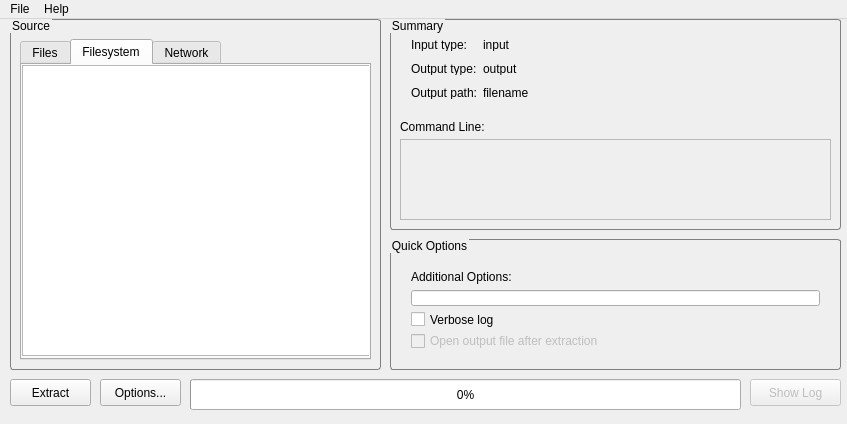
<?xml version="1.0" encoding="UTF-8"?>
<ui version="4.0">
 <class>CCXMainWindow</class>
 <widget class="QMainWindow" name="CCXMainWindow">
  <property name="geometry">
   <rect>
	<x>0</x>
	<y>0</y>
	<width>847</width>
	<height>424</height>
   </rect>
  </property>
  <property name="sizePolicy">
   <sizepolicy hsizetype="Fixed" vsizetype="Fixed">
	<horstretch>0</horstretch>
	<verstretch>0</verstretch>
   </sizepolicy>
  </property>
  <property name="windowTitle">
   <string>CCExtractor GUI Qt 0.1</string>
  </property>
  <property name="windowIcon">
   <iconset resource="ccx-gui-res.qrc">
	<normaloff>:/cc.png</normaloff>:/cc.png</iconset>
  </property>
  <property name="styleSheet">
   <string notr="true">QGroupBox { 
	border: 1px solid gray;
	border-radius: 3px;
	margin-top: 1ex; 
}
QGroupBox::title {
	border: 0px outset gray;
	border-radius: 0px;
	subcontrol-origin: margin;
	color: qlineargradient(x1: 0, y1: 0, x2: 1, y2: 1,
			 stop: 0 #111111, stop: 0.7 #111111, stop: 1 #888888);
	subcontrol-position: top left; 
}</string>
  </property>
  <widget class="QWidget" name="centralWidget">
   <property name="sizePolicy">
	<sizepolicy hsizetype="Fixed" vsizetype="Fixed">
	 <horstretch>0</horstretch>
	 <verstretch>0</verstretch>
	</sizepolicy>
   </property>
   <widget class="QGroupBox" name="gbSource">
	<property name="geometry">
	 <rect>
	  <x>10</x>
	  <y>0</y>
	  <width>371</width>
	  <height>351</height>
	 </rect>
	</property>
	<property name="autoFillBackground">
	 <bool>false</bool>
	</property>
	<property name="styleSheet">
	 <string notr="true"/>
	</property>
	<property name="title">
	 <string>Source</string>
	</property>
	<property name="flat">
	 <bool>false</bool>
	</property>
	<widget class="QTabWidget" name="twSource">
	 <property name="geometry">
	  <rect>
	   <x>10</x>
	   <y>20</y>
	   <width>351</width>
	   <height>321</height>
	  </rect>
	 </property>
	 <property name="currentIndex">
	  <number>1</number>
	 </property>
	 <widget class="QWidget" name="tabFiles">
	  <attribute name="title">
	   <string>Files</string>
	  </attribute>
	  <widget class="QListWidget" name="lwFiles">
	   <property name="geometry">
		<rect>
		 <x>-5</x>
		 <y>0</y>
		 <width>351</width>
		 <height>251</height>
		</rect>
	   </property>
	   <property name="horizontalScrollBarPolicy">
		<enum>Qt::ScrollBarAlwaysOn</enum>
	   </property>
	  </widget>
	  <widget class="QPushButton" name="btnFileRemove">
	   <property name="geometry">
		<rect>
		 <x>200</x>
		 <y>260</y>
		 <width>71</width>
		 <height>27</height>
		</rect>
	   </property>
	   <property name="text">
		<string>Remove</string>
	   </property>
	  </widget>
	  <widget class="QPushButton" name="btnFileAdd">
	   <property name="geometry">
		<rect>
		 <x>280</x>
		 <y>260</y>
		 <width>61</width>
		 <height>27</height>
		</rect>
	   </property>
	   <property name="text">
		<string>Add...</string>
	   </property>
	  </widget>
	 </widget>
	 <widget class="QWidget" name="tabFileSystem">
	  <attribute name="title">
	   <string>Filesystem</string>
	  </attribute>
	  <widget class="QTreeView" name="treeViewFileSystem">
	   <property name="geometry">
		<rect>
		 <x>0</x>
		 <y>0</y>
		 <width>351</width>
		 <height>291</height>
		</rect>
	   </property>
	   <property name="selectionMode">
		<enum>QAbstractItemView::ExtendedSelection</enum>
	   </property>
	   <property name="selectionBehavior">
		<enum>QAbstractItemView::SelectItems</enum>
	   </property>
	  </widget>
	 </widget>
	 <widget class="QWidget" name="tabNetwork">
	  <attribute name="title">
	   <string>Network</string>
	  </attribute>
	  <widget class="QGroupBox" name="gbUDP">
	   <property name="geometry">
		<rect>
		 <x>10</x>
		 <y>10</y>
		 <width>331</width>
		 <height>81</height>
		</rect>
	   </property>
	   <property name="title">
		<string>UDP</string>
	   </property>
	   <widget class="QWidget" name="formLayoutWidget_2">
		<property name="geometry">
		 <rect>
		  <x>10</x>
		  <y>20</y>
		  <width>311</width>
		  <height>61</height>
		 </rect>
		</property>
		<layout class="QFormLayout" name="formLayout_2">
		 <item row="0" column="0">
		  <widget class="QLabel" name="labelSourceUDPHost">
		   <property name="text">
			<string>Host:</string>
		   </property>
		  </widget>
		 </item>
		 <item row="1" column="0">
		  <widget class="QLabel" name="labelSourceUDPPort">
		   <property name="text">
			<string>Port:</string>
		   </property>
		  </widget>
		 </item>
		 <item row="0" column="1">
		  <widget class="QLineEdit" name="leSourceUDPHost"/>
		 </item>
		 <item row="1" column="1">
		  <widget class="QLineEdit" name="leSourceUDPPort"/>
		 </item>
		</layout>
	   </widget>
	  </widget>
	 </widget>
	</widget>
   </widget>
   <widget class="QGroupBox" name="gbSummary">
	<property name="geometry">
	 <rect>
	  <x>390</x>
	  <y>0</y>
	  <width>451</width>
	  <height>211</height>
	 </rect>
	</property>
	<property name="title">
	 <string>Summary</string>
	</property>
	<widget class="QWidget" name="formLayoutWidget">
	 <property name="geometry">
	  <rect>
	   <x>10</x>
	   <y>20</y>
	   <width>431</width>
	   <height>71</height>
	  </rect>
	 </property>
	 <layout class="QFormLayout" name="formLayout">
	  <property name="horizontalSpacing">
	   <number>6</number>
	  </property>
	  <property name="verticalSpacing">
	   <number>12</number>
	  </property>
	  <property name="topMargin">
	   <number>0</number>
	  </property>
	  <item row="0" column="0">
	   <widget class="QLabel" name="labelInput">
		<property name="text">
		 <string>Input type:</string>
		</property>
	   </widget>
	  </item>
	  <item row="0" column="1">
	   <widget class="QLabel" name="labelInputValue">
		<property name="text">
		 <string>input</string>
		</property>
	   </widget>
	  </item>
	  <item row="1" column="0">
	   <widget class="QLabel" name="labelOutput">
		<property name="text">
		 <string>Output type:</string>
		</property>
	   </widget>
	  </item>
	  <item row="1" column="1">
	   <widget class="QLabel" name="labelOutputValue">
		<property name="text">
		 <string>output</string>
		</property>
	   </widget>
	  </item>
	  <item row="2" column="0">
	   <widget class="QLabel" name="labelOutputPath">
		<property name="text">
		 <string>Output path:</string>
		</property>
	   </widget>
	  </item>
	  <item row="2" column="1">
	   <widget class="QLabel" name="labelOutputPathValue">
		<property name="text">
		 <string>filename</string>
		</property>
	   </widget>
	  </item>
	 </layout>
	</widget>
	<widget class="QLabel" name="labelCmd">
	 <property name="geometry">
	  <rect>
	   <x>10</x>
	   <y>100</y>
	   <width>101</width>
	   <height>15</height>
	  </rect>
	 </property>
	 <property name="text">
	  <string>Command Line:</string>
	 </property>
	</widget>
	<widget class="QPlainTextEdit" name="pteCommandLine">
	 <property name="enabled">
	  <bool>false</bool>
	 </property>
	 <property name="geometry">
	  <rect>
	   <x>10</x>
	   <y>120</y>
	   <width>431</width>
	   <height>81</height>
	  </rect>
	 </property>
	 <property name="plainText">
	  <string/>
	 </property>
	</widget>
   </widget>
   <widget class="QProgressBar" name="pbExtraction">
	<property name="geometry">
	 <rect>
	  <x>190</x>
	  <y>360</y>
	  <width>551</width>
	  <height>31</height>
	 </rect>
	</property>
	<property name="value">
	 <number>0</number>
	</property>
   </widget>
   <widget class="QPushButton" name="btnViewLog">
	<property name="enabled">
	 <bool>false</bool>
	</property>
	<property name="geometry">
	 <rect>
	  <x>750</x>
	  <y>360</y>
	  <width>91</width>
	  <height>27</height>
	 </rect>
	</property>
	<property name="text">
	 <string>Show Log</string>
	</property>
   </widget>
   <widget class="QGroupBox" name="gbExecution">
	<property name="geometry">
	 <rect>
	  <x>390</x>
	  <y>220</y>
	  <width>451</width>
	  <height>131</height>
	 </rect>
	</property>
	<property name="title">
	 <string>Quick Options</string>
	</property>
	<widget class="QWidget" name="verticalLayoutWidget">
	 <property name="geometry">
	  <rect>
	   <x>10</x>
	   <y>20</y>
	   <width>431</width>
	   <height>101</height>
	  </rect>
	 </property>
	 <layout class="QVBoxLayout" name="verticalLayout">
	  <item>
	   <widget class="QLabel" name="labelAdditionalOptions">
		<property name="text">
		 <string>Additional Options:</string>
		</property>
	   </widget>
	  </item>
	  <item>
	   <widget class="QLineEdit" name="leAdditionalOptions"/>
	  </item>
	  <item>
	   <widget class="QCheckBox" name="cbVerboseLog">
		<property name="text">
		 <string>Verbose log</string>
		</property>
	   </widget>
	  </item>
	  <item>
	   <widget class="QCheckBox" name="cbOpenOutputAfter">
		<property name="enabled">
		 <bool>false</bool>
		</property>
		<property name="text">
		 <string>Open output file after extraction</string>
		</property>
	   </widget>
	  </item>
	 </layout>
	</widget>
   </widget>
   <widget class="QPushButton" name="btnExtract">
	<property name="geometry">
	 <rect>
	  <x>10</x>
	  <y>360</y>
	  <width>81</width>
	  <height>27</height>
	 </rect>
	</property>
	<property name="text">
	 <string>Extract</string>
	</property>
   </widget>
   <widget class="QPushButton" name="btnOptions">
	<property name="geometry">
	 <rect>
	  <x>100</x>
	  <y>360</y>
	  <width>81</width>
	  <height>27</height>
	 </rect>
	</property>
	<property name="text">
	 <string>Options...</string>
	</property>
   </widget>
  </widget>
  <widget class="QMenuBar" name="menuBar">
   <property name="geometry">
	<rect>
	 <x>0</x>
	 <y>0</y>
	 <width>847</width>
	 <height>25</height>
	</rect>
   </property>
   <widget class="QMenu" name="menuFile">
	<property name="title">
	 <string>File</string>
	</property>
	<addaction name="actionExit"/>
   </widget>
   <widget class="QMenu" name="menuHelp">
	<property name="title">
	 <string>Help</string>
	</property>
	<addaction name="actionAbout"/>
   </widget>
   <addaction name="menuFile"/>
   <addaction name="menuHelp"/>
  </widget>
  <action name="actionExit">
   <property name="text">
	<string>Exit</string>
   </property>
  </action>
  <action name="actionAbout">
   <property name="text">
	<string>About...</string>
   </property>
  </action>
 </widget>
 <layoutdefault spacing="6" margin="11"/>
 <resources>
  <include location="ccx-gui-res.qrc"/>
 </resources>
 <connections/>
</ui>
